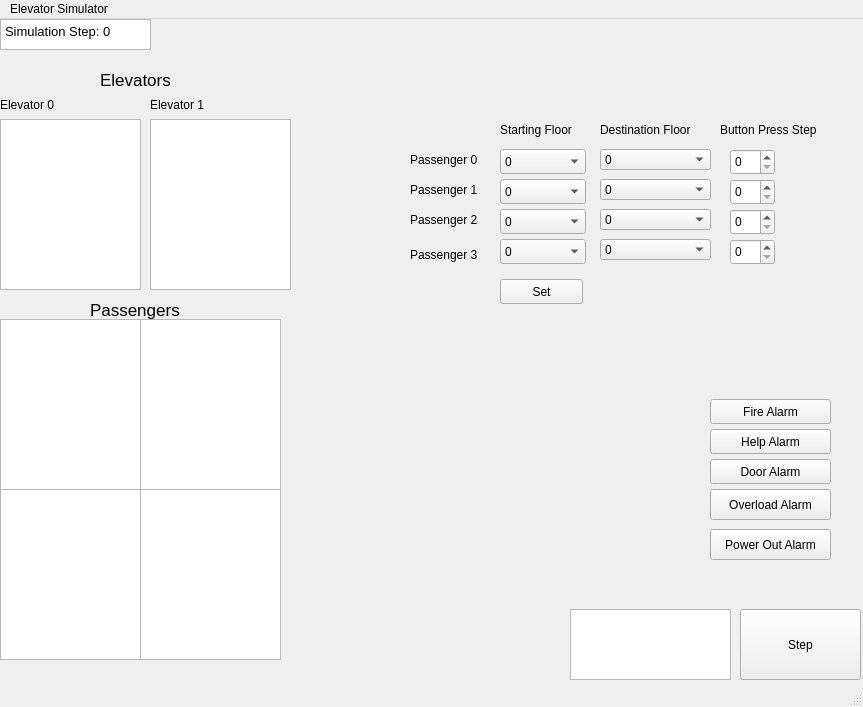
<?xml version="1.0" encoding="UTF-8"?>
<ui version="4.0">
 <class>MainWindow</class>
 <widget class="QMainWindow" name="MainWindow">
  <property name="geometry">
   <rect>
    <x>0</x>
    <y>0</y>
    <width>863</width>
    <height>707</height>
   </rect>
  </property>
  <property name="windowTitle">
   <string>MainWindow</string>
  </property>
  <widget class="QWidget" name="centralwidget">
   <widget class="QPushButton" name="stepButton">
    <property name="geometry">
     <rect>
      <x>740</x>
      <y>590</y>
      <width>121</width>
      <height>71</height>
     </rect>
    </property>
    <property name="text">
     <string>Step</string>
    </property>
   </widget>
   <widget class="QTextBrowser" name="textOutput">
    <property name="geometry">
     <rect>
      <x>570</x>
      <y>590</y>
      <width>161</width>
      <height>71</height>
     </rect>
    </property>
   </widget>
   <widget class="QTextBrowser" name="simulationTimeOutput">
    <property name="geometry">
     <rect>
      <x>0</x>
      <y>0</y>
      <width>151</width>
      <height>31</height>
     </rect>
    </property>
    <property name="html">
     <string>&lt;!DOCTYPE HTML PUBLIC &quot;-//W3C//DTD HTML 4.0//EN&quot; &quot;http://www.w3.org/TR/REC-html40/strict.dtd&quot;&gt;
&lt;html&gt;&lt;head&gt;&lt;meta name=&quot;qrichtext&quot; content=&quot;1&quot; /&gt;&lt;style type=&quot;text/css&quot;&gt;
p, li { white-space: pre-wrap; }
&lt;/style&gt;&lt;/head&gt;&lt;body style=&quot; font-family:'Sans'; font-size:10pt; font-weight:400; font-style:normal;&quot;&gt;
&lt;p style=&quot; margin-top:0px; margin-bottom:0px; margin-left:0px; margin-right:0px; -qt-block-indent:0; text-indent:0px;&quot;&gt;Simulation Step: 0&lt;/p&gt;&lt;/body&gt;&lt;/html&gt;</string>
    </property>
   </widget>
   <widget class="QLabel" name="elevator0Label">
    <property name="geometry">
     <rect>
      <x>0</x>
      <y>70</y>
      <width>71</width>
      <height>31</height>
     </rect>
    </property>
    <property name="text">
     <string>Elevator 0</string>
    </property>
   </widget>
   <widget class="QLabel" name="elevator1Label">
    <property name="geometry">
     <rect>
      <x>150</x>
      <y>70</y>
      <width>71</width>
      <height>31</height>
     </rect>
    </property>
    <property name="text">
     <string>Elevator 1</string>
    </property>
   </widget>
   <widget class="QLabel" name="ElevatorLabel">
    <property name="geometry">
     <rect>
      <x>100</x>
      <y>50</y>
      <width>81</width>
      <height>21</height>
     </rect>
    </property>
    <property name="font">
     <font>
      <pointsize>13</pointsize>
     </font>
    </property>
    <property name="text">
     <string>Elevators</string>
    </property>
   </widget>
   <widget class="QTextBrowser" name="elevator0Output">
    <property name="geometry">
     <rect>
      <x>0</x>
      <y>100</y>
      <width>141</width>
      <height>171</height>
     </rect>
    </property>
   </widget>
   <widget class="QTextBrowser" name="elevator1Output">
    <property name="geometry">
     <rect>
      <x>150</x>
      <y>100</y>
      <width>141</width>
      <height>171</height>
     </rect>
    </property>
   </widget>
   <widget class="QComboBox" name="passenger0_starting_floor">
    <property name="geometry">
     <rect>
      <x>500</x>
      <y>130</y>
      <width>86</width>
      <height>25</height>
     </rect>
    </property>
    <item>
     <property name="text">
      <string>0</string>
     </property>
    </item>
    <item>
     <property name="text">
      <string>1</string>
     </property>
    </item>
    <item>
     <property name="text">
      <string>2</string>
     </property>
    </item>
    <item>
     <property name="text">
      <string>3</string>
     </property>
    </item>
    <item>
     <property name="text">
      <string>4</string>
     </property>
    </item>
   </widget>
   <widget class="QComboBox" name="passenger1_starting_floor">
    <property name="geometry">
     <rect>
      <x>500</x>
      <y>160</y>
      <width>86</width>
      <height>25</height>
     </rect>
    </property>
    <item>
     <property name="text">
      <string>0</string>
     </property>
    </item>
    <item>
     <property name="text">
      <string>1</string>
     </property>
    </item>
    <item>
     <property name="text">
      <string>2</string>
     </property>
    </item>
    <item>
     <property name="text">
      <string>3</string>
     </property>
    </item>
    <item>
     <property name="text">
      <string>4</string>
     </property>
    </item>
   </widget>
   <widget class="QComboBox" name="passenger3_starting_floor">
    <property name="geometry">
     <rect>
      <x>500</x>
      <y>220</y>
      <width>86</width>
      <height>25</height>
     </rect>
    </property>
    <item>
     <property name="text">
      <string>0</string>
     </property>
    </item>
    <item>
     <property name="text">
      <string>1</string>
     </property>
    </item>
    <item>
     <property name="text">
      <string>2</string>
     </property>
    </item>
    <item>
     <property name="text">
      <string>3</string>
     </property>
    </item>
    <item>
     <property name="text">
      <string>4</string>
     </property>
    </item>
   </widget>
   <widget class="QComboBox" name="passenger2_starting_floor">
    <property name="geometry">
     <rect>
      <x>500</x>
      <y>190</y>
      <width>86</width>
      <height>25</height>
     </rect>
    </property>
    <item>
     <property name="text">
      <string>0</string>
     </property>
    </item>
    <item>
     <property name="text">
      <string>1</string>
     </property>
    </item>
    <item>
     <property name="text">
      <string>2</string>
     </property>
    </item>
    <item>
     <property name="text">
      <string>3</string>
     </property>
    </item>
    <item>
     <property name="text">
      <string>4</string>
     </property>
    </item>
   </widget>
   <widget class="QLabel" name="passenger0_label">
    <property name="geometry">
     <rect>
      <x>410</x>
      <y>130</y>
      <width>81</width>
      <height>21</height>
     </rect>
    </property>
    <property name="text">
     <string>Passenger 0</string>
    </property>
   </widget>
   <widget class="QLabel" name="passenger1_labell">
    <property name="geometry">
     <rect>
      <x>410</x>
      <y>160</y>
      <width>91</width>
      <height>21</height>
     </rect>
    </property>
    <property name="text">
     <string>Passenger 1</string>
    </property>
   </widget>
   <widget class="QLabel" name="passenger2_label">
    <property name="geometry">
     <rect>
      <x>410</x>
      <y>190</y>
      <width>81</width>
      <height>21</height>
     </rect>
    </property>
    <property name="text">
     <string>Passenger 2</string>
    </property>
   </widget>
   <widget class="QLabel" name="passenger3_label">
    <property name="geometry">
     <rect>
      <x>410</x>
      <y>220</y>
      <width>81</width>
      <height>31</height>
     </rect>
    </property>
    <property name="text">
     <string>Passenger 3</string>
    </property>
   </widget>
   <widget class="QLabel" name="Starting_Floor">
    <property name="geometry">
     <rect>
      <x>500</x>
      <y>100</y>
      <width>91</width>
      <height>21</height>
     </rect>
    </property>
    <property name="text">
     <string>Starting Floor</string>
    </property>
   </widget>
   <widget class="QComboBox" name="passenger0_dest_floor">
    <property name="geometry">
     <rect>
      <x>600</x>
      <y>130</y>
      <width>111</width>
      <height>21</height>
     </rect>
    </property>
    <item>
     <property name="text">
      <string>0</string>
     </property>
    </item>
    <item>
     <property name="text">
      <string>1</string>
     </property>
    </item>
    <item>
     <property name="text">
      <string>2</string>
     </property>
    </item>
    <item>
     <property name="text">
      <string>3</string>
     </property>
    </item>
    <item>
     <property name="text">
      <string>4</string>
     </property>
    </item>
   </widget>
   <widget class="QComboBox" name="passenger2_dest_floor">
    <property name="geometry">
     <rect>
      <x>600</x>
      <y>190</y>
      <width>111</width>
      <height>21</height>
     </rect>
    </property>
    <item>
     <property name="text">
      <string>0</string>
     </property>
    </item>
    <item>
     <property name="text">
      <string>1</string>
     </property>
    </item>
    <item>
     <property name="text">
      <string>2</string>
     </property>
    </item>
    <item>
     <property name="text">
      <string>3</string>
     </property>
    </item>
    <item>
     <property name="text">
      <string>4</string>
     </property>
    </item>
   </widget>
   <widget class="QComboBox" name="passenger3_dest_floor">
    <property name="geometry">
     <rect>
      <x>600</x>
      <y>220</y>
      <width>111</width>
      <height>21</height>
     </rect>
    </property>
    <item>
     <property name="text">
      <string>0</string>
     </property>
    </item>
    <item>
     <property name="text">
      <string>1</string>
     </property>
    </item>
    <item>
     <property name="text">
      <string>2</string>
     </property>
    </item>
    <item>
     <property name="text">
      <string>3</string>
     </property>
    </item>
    <item>
     <property name="text">
      <string>4</string>
     </property>
    </item>
   </widget>
   <widget class="QLabel" name="Destination_Floor">
    <property name="geometry">
     <rect>
      <x>600</x>
      <y>100</y>
      <width>121</width>
      <height>21</height>
     </rect>
    </property>
    <property name="text">
     <string>Destination Floor</string>
    </property>
   </widget>
   <widget class="QComboBox" name="passenger1_dest_floor">
    <property name="geometry">
     <rect>
      <x>600</x>
      <y>160</y>
      <width>111</width>
      <height>21</height>
     </rect>
    </property>
    <item>
     <property name="text">
      <string>0</string>
     </property>
    </item>
    <item>
     <property name="text">
      <string>1</string>
     </property>
    </item>
    <item>
     <property name="text">
      <string>2</string>
     </property>
    </item>
    <item>
     <property name="text">
      <string>3</string>
     </property>
    </item>
    <item>
     <property name="text">
      <string>4</string>
     </property>
    </item>
   </widget>
   <widget class="QPushButton" name="set_passenger_values_button">
    <property name="geometry">
     <rect>
      <x>500</x>
      <y>260</y>
      <width>83</width>
      <height>25</height>
     </rect>
    </property>
    <property name="text">
     <string>Set</string>
    </property>
   </widget>
   <widget class="QSpinBox" name="passenger0_button_press_step">
    <property name="geometry">
     <rect>
      <x>730</x>
      <y>130</y>
      <width>45</width>
      <height>26</height>
     </rect>
    </property>
   </widget>
   <widget class="QSpinBox" name="passenger1_button_press_step">
    <property name="geometry">
     <rect>
      <x>730</x>
      <y>160</y>
      <width>45</width>
      <height>26</height>
     </rect>
    </property>
   </widget>
   <widget class="QSpinBox" name="passenger2_button_press_step">
    <property name="geometry">
     <rect>
      <x>730</x>
      <y>190</y>
      <width>45</width>
      <height>26</height>
     </rect>
    </property>
   </widget>
   <widget class="QSpinBox" name="passenger3_button_press_step">
    <property name="geometry">
     <rect>
      <x>730</x>
      <y>220</y>
      <width>45</width>
      <height>26</height>
     </rect>
    </property>
   </widget>
   <widget class="QLabel" name="Button_Press_Step">
    <property name="geometry">
     <rect>
      <x>720</x>
      <y>100</y>
      <width>121</width>
      <height>21</height>
     </rect>
    </property>
    <property name="text">
     <string>Button Press Step</string>
    </property>
   </widget>
   <widget class="QLabel" name="PassengerLabel">
    <property name="geometry">
     <rect>
      <x>90</x>
      <y>280</y>
      <width>101</width>
      <height>21</height>
     </rect>
    </property>
    <property name="font">
     <font>
      <pointsize>13</pointsize>
     </font>
    </property>
    <property name="text">
     <string>Passengers</string>
    </property>
   </widget>
   <widget class="QTextBrowser" name="passenger0Output">
    <property name="geometry">
     <rect>
      <x>0</x>
      <y>300</y>
      <width>141</width>
      <height>171</height>
     </rect>
    </property>
   </widget>
   <widget class="QTextBrowser" name="passenger1Output">
    <property name="geometry">
     <rect>
      <x>140</x>
      <y>300</y>
      <width>141</width>
      <height>171</height>
     </rect>
    </property>
   </widget>
   <widget class="QTextBrowser" name="passenger2Output">
    <property name="geometry">
     <rect>
      <x>0</x>
      <y>470</y>
      <width>141</width>
      <height>171</height>
     </rect>
    </property>
   </widget>
   <widget class="QTextBrowser" name="passenger3Output">
    <property name="geometry">
     <rect>
      <x>140</x>
      <y>470</y>
      <width>141</width>
      <height>171</height>
     </rect>
    </property>
   </widget>
   <widget class="QPushButton" name="Fire_Alarm_Button">
    <property name="geometry">
     <rect>
      <x>710</x>
      <y>380</y>
      <width>121</width>
      <height>25</height>
     </rect>
    </property>
    <property name="text">
     <string>Fire Alarm</string>
    </property>
   </widget>
   <widget class="QPushButton" name="Help_Alarm_Button">
    <property name="geometry">
     <rect>
      <x>710</x>
      <y>410</y>
      <width>121</width>
      <height>25</height>
     </rect>
    </property>
    <property name="text">
     <string>Help Alarm</string>
    </property>
   </widget>
   <widget class="QPushButton" name="Door_Alarm_Button">
    <property name="geometry">
     <rect>
      <x>710</x>
      <y>440</y>
      <width>121</width>
      <height>25</height>
     </rect>
    </property>
    <property name="text">
     <string>Door Alarm</string>
    </property>
   </widget>
   <widget class="QPushButton" name="Overload_Alarm_Button">
    <property name="geometry">
     <rect>
      <x>710</x>
      <y>470</y>
      <width>121</width>
      <height>31</height>
     </rect>
    </property>
    <property name="text">
     <string>Overload Alarm</string>
    </property>
   </widget>
   <widget class="QPushButton" name="Power_Out_Button">
    <property name="geometry">
     <rect>
      <x>710</x>
      <y>510</y>
      <width>121</width>
      <height>31</height>
     </rect>
    </property>
    <property name="text">
     <string>Power Out Alarm</string>
    </property>
   </widget>
  </widget>
  <widget class="QMenuBar" name="menubar">
   <property name="geometry">
    <rect>
     <x>0</x>
     <y>0</y>
     <width>863</width>
     <height>22</height>
    </rect>
   </property>
   <widget class="QMenu" name="menuElevator_Simulator">
    <property name="title">
     <string>Elevator Simulator</string>
    </property>
   </widget>
   <addaction name="menuElevator_Simulator"/>
  </widget>
  <widget class="QStatusBar" name="statusbar"/>
 </widget>
 <resources/>
 <connections/>
</ui>
